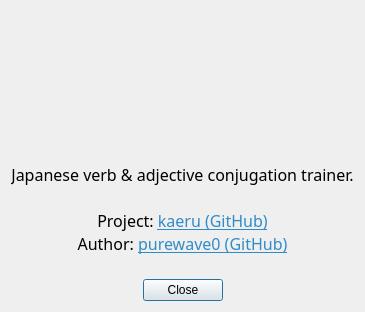
<?xml version="1.0" encoding="UTF-8"?>
<ui version="4.0">
 <class>Dialog</class>
 <widget class="QDialog" name="Dialog">
  <property name="geometry">
   <rect>
    <x>0</x>
    <y>0</y>
    <width>353</width>
    <height>300</height>
   </rect>
  </property>
  <property name="windowTitle">
   <string>About kaeru</string>
  </property>
  <property name="modal">
   <bool>false</bool>
  </property>
  <layout class="QVBoxLayout" name="verticalLayout">
   <property name="spacing">
    <number>24</number>
   </property>
   <item>
    <layout class="QHBoxLayout" name="horizontalLayout">
     <item>
      <spacer name="horizontalSpacer">
       <property name="orientation">
        <enum>Qt::Orientation::Horizontal</enum>
       </property>
       <property name="sizeHint" stdset="0">
        <size>
         <width>40</width>
         <height>20</height>
        </size>
       </property>
      </spacer>
     </item>
     <item>
      <widget class="QLabel" name="logo_2">
       <property name="sizePolicy">
        <sizepolicy hsizetype="Fixed" vsizetype="Fixed">
         <horstretch>0</horstretch>
         <verstretch>0</verstretch>
        </sizepolicy>
       </property>
       <property name="minimumSize">
        <size>
         <width>128</width>
         <height>128</height>
        </size>
       </property>
       <property name="maximumSize">
        <size>
         <width>128</width>
         <height>128</height>
        </size>
       </property>
       <property name="styleSheet">
        <string notr="true">image: url(assets/kaeru.svg)</string>
       </property>
       <property name="text">
        <string/>
       </property>
      </widget>
     </item>
     <item>
      <spacer name="horizontalSpacer_2">
       <property name="orientation">
        <enum>Qt::Orientation::Horizontal</enum>
       </property>
       <property name="sizeHint" stdset="0">
        <size>
         <width>40</width>
         <height>20</height>
        </size>
       </property>
      </spacer>
     </item>
    </layout>
   </item>
   <item>
    <widget class="QLabel" name="text">
     <property name="font">
      <font>
       <family>Fira Sans</family>
       <pointsize>12</pointsize>
      </font>
     </property>
     <property name="text">
      <string>&lt;!DOCTYPE HTML PUBLIC &quot;-//W3C//DTD HTML 4.0//EN&quot; &quot;http://www.w3.org/TR/REC-html40/strict.dtd&quot;&gt;
&lt;html&gt;&lt;head&gt;&lt;meta name=&quot;qrichtext&quot; content=&quot;1&quot; /&gt;&lt;meta charset=&quot;utf-8&quot; /&gt;&lt;style type=&quot;text/css&quot;&gt;
p, li { white-space: pre-wrap; }
hr { height: 1px; border-width: 0; }
li.unchecked::marker { content: &quot;\2610&quot;; }
li.checked::marker { content: &quot;\2612&quot;; }
&lt;/style&gt;&lt;/head&gt;&lt;body style=&quot; font-family:'Fira Sans'; font-size:12pt; font-weight:400; font-style:normal;&quot;&gt;
&lt;p style=&quot; margin-top:0px; margin-bottom:0px; margin-left:0px; margin-right:0px; -qt-block-indent:0; text-indent:0px;&quot;&gt;Japanese verb &amp;amp; adjective conjugation trainer.&lt;/p&gt;
&lt;p style=&quot;-qt-paragraph-type:empty; margin-top:0px; margin-bottom:0px; margin-left:0px; margin-right:0px; -qt-block-indent:0; text-indent:0px;&quot;&gt;&lt;br /&gt;&lt;/p&gt;
&lt;p style=&quot; margin-top:0px; margin-bottom:0px; margin-left:0px; margin-right:0px; -qt-block-indent:0; text-indent:0px;&quot;&gt;Project: &lt;a href=&quot;https://github.com/purewave0/kaeru&quot;&gt;&lt;span style=&quot; text-decoration: underline; color:#308cc6;&quot;&gt;kaeru (GitHub)&lt;/span&gt;&lt;/a&gt;&lt;/p&gt;
&lt;p style=&quot; margin-top:0px; margin-bottom:0px; margin-left:0px; margin-right:0px; -qt-block-indent:0; text-indent:0px;&quot;&gt;Author: &lt;a href=&quot;https://github.com/purewave0&quot;&gt;&lt;span style=&quot; text-decoration: underline; color:#308cc6;&quot;&gt;purewave0 (GitHub)&lt;/span&gt;&lt;/a&gt;&lt;/p&gt;&lt;/body&gt;&lt;/html&gt;</string>
     </property>
     <property name="alignment">
      <set>Qt::AlignmentFlag::AlignCenter</set>
     </property>
     <property name="openExternalLinks">
      <bool>true</bool>
     </property>
     <property name="textInteractionFlags">
      <set>Qt::TextInteractionFlag::TextBrowserInteraction</set>
     </property>
    </widget>
   </item>
   <item>
    <widget class="QDialogButtonBox" name="buttonBox">
     <property name="orientation">
      <enum>Qt::Orientation::Horizontal</enum>
     </property>
     <property name="standardButtons">
      <set>QDialogButtonBox::StandardButton::Close</set>
     </property>
     <property name="centerButtons">
      <bool>true</bool>
     </property>
    </widget>
   </item>
  </layout>
 </widget>
 <resources/>
 <connections>
  <connection>
   <sender>buttonBox</sender>
   <signal>accepted()</signal>
   <receiver>Dialog</receiver>
   <slot>accept()</slot>
   <hints>
    <hint type="sourcelabel">
     <x>248</x>
     <y>254</y>
    </hint>
    <hint type="destinationlabel">
     <x>157</x>
     <y>274</y>
    </hint>
   </hints>
  </connection>
  <connection>
   <sender>buttonBox</sender>
   <signal>rejected()</signal>
   <receiver>Dialog</receiver>
   <slot>reject()</slot>
   <hints>
    <hint type="sourcelabel">
     <x>316</x>
     <y>260</y>
    </hint>
    <hint type="destinationlabel">
     <x>286</x>
     <y>274</y>
    </hint>
   </hints>
  </connection>
 </connections>
</ui>
